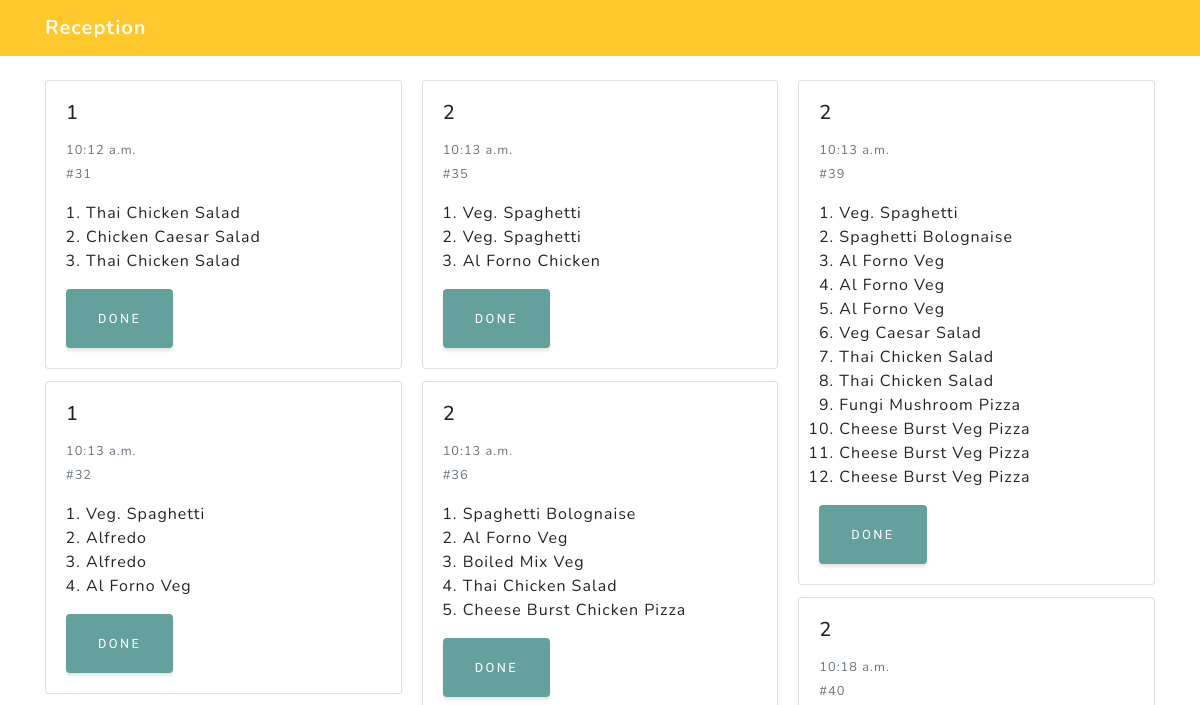
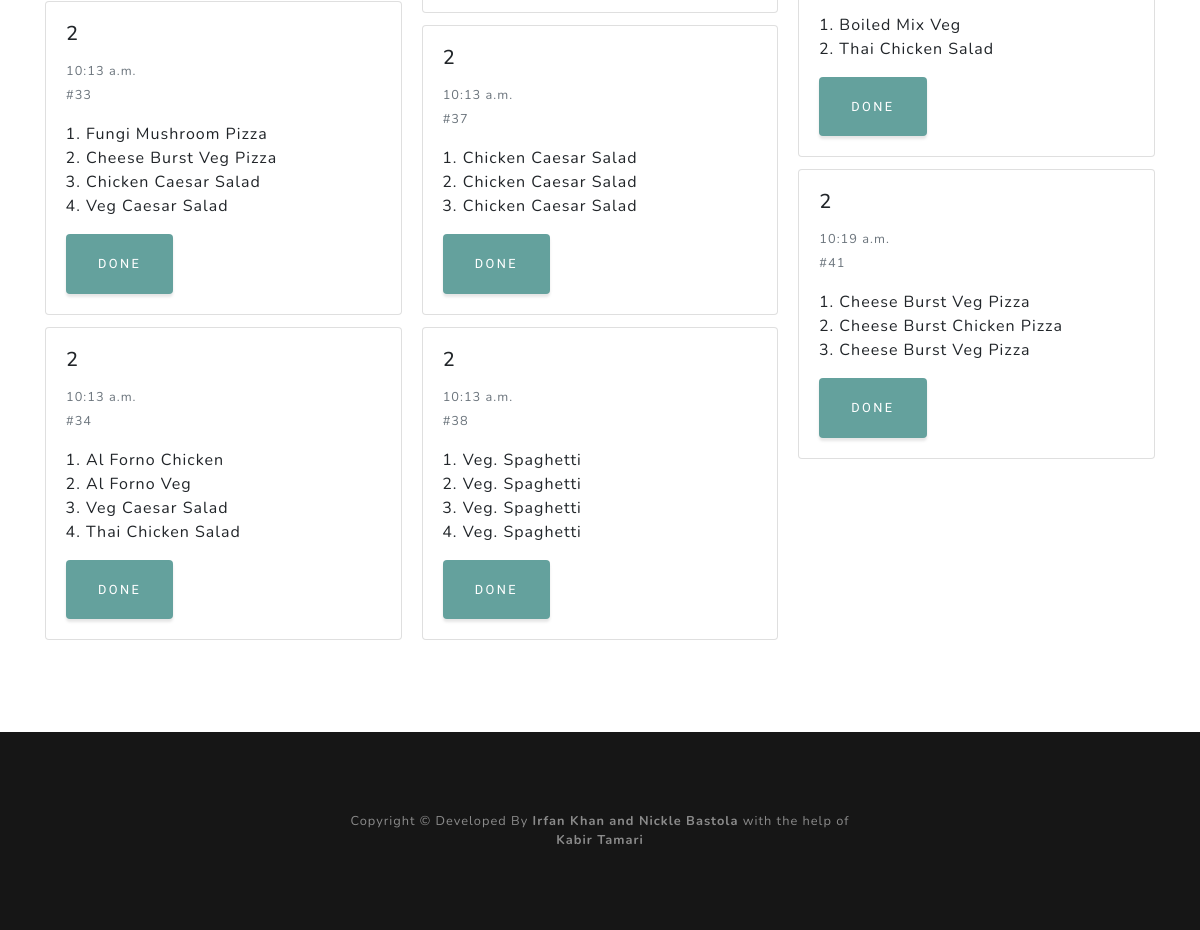
The app's page /reception, older data (2 pictures, top to bottom).
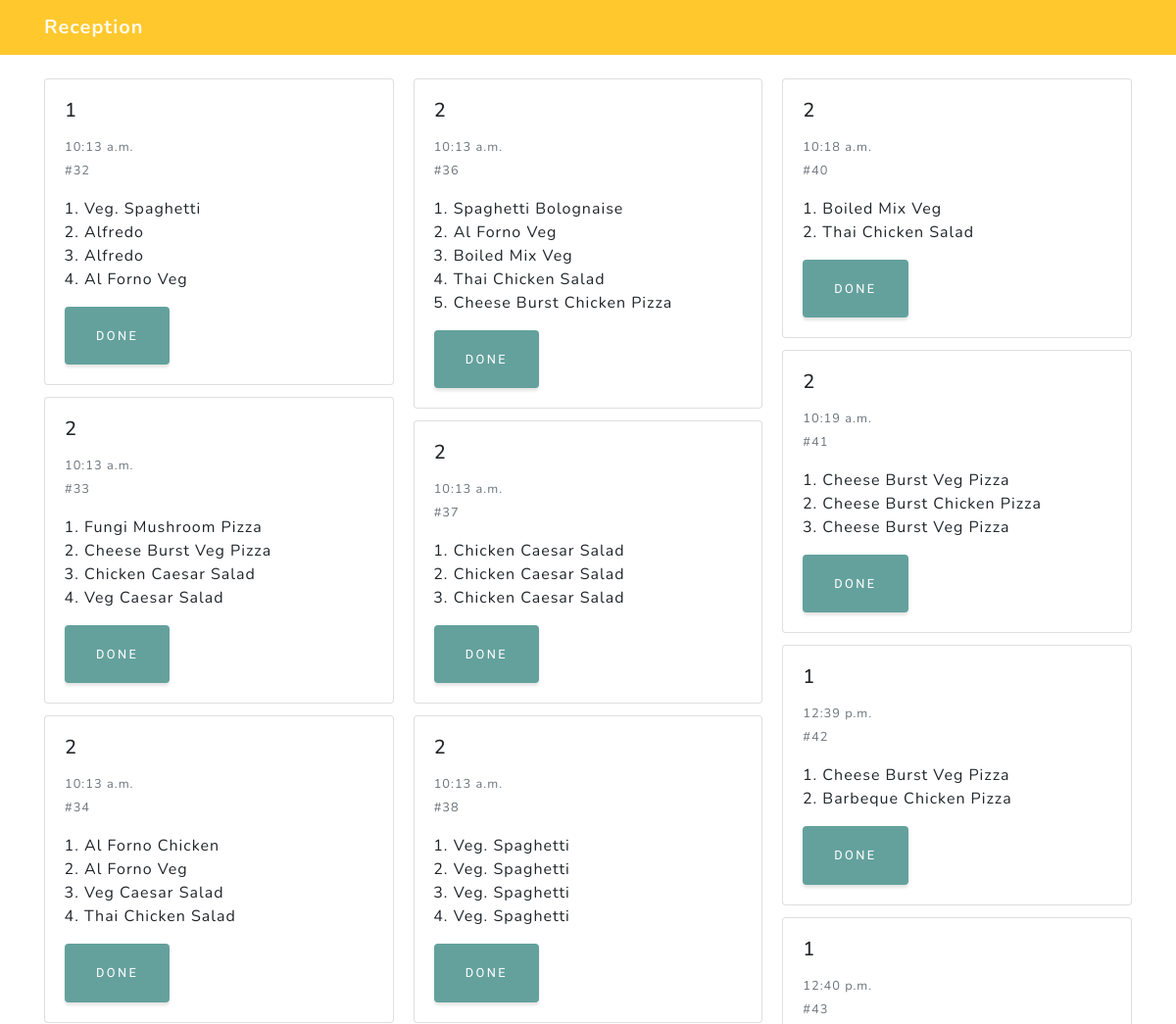
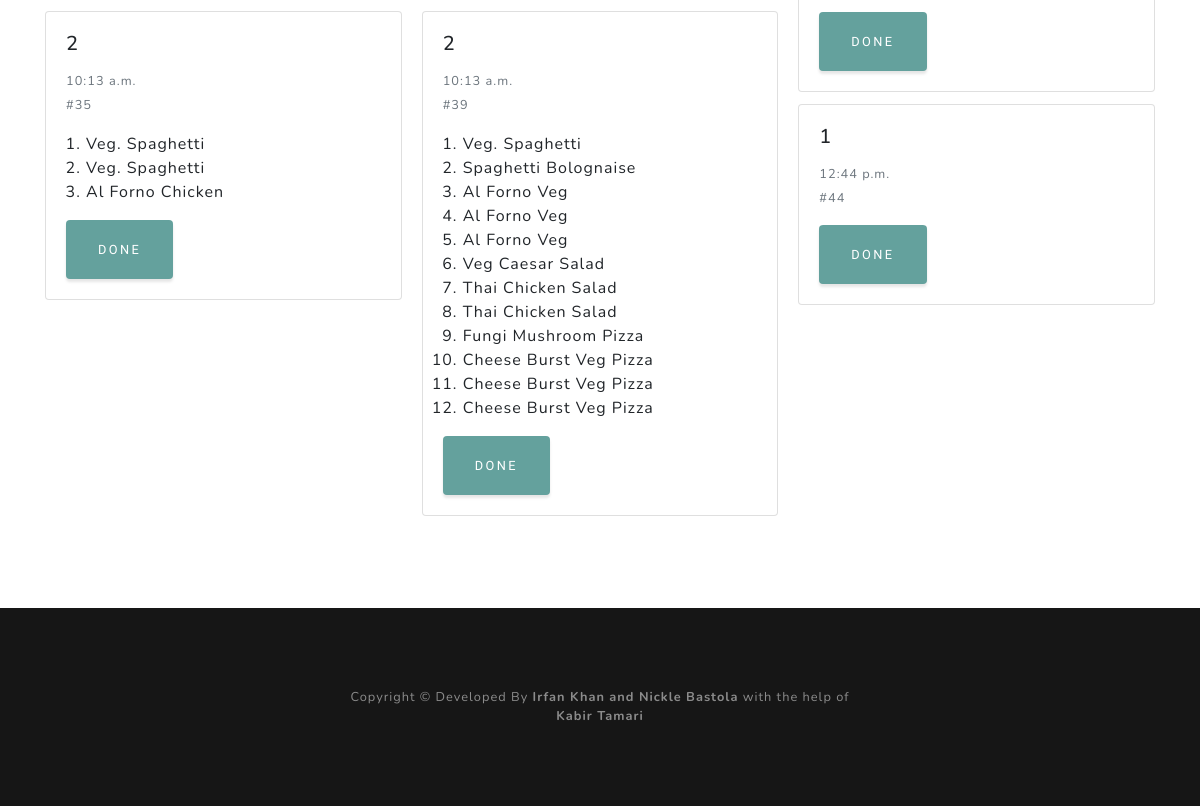
The same page, newer data (2 pictures, top to bottom).
### menu/models.py (models this page shows, shortened)
class Order(models.Model):
	is_done = models.BooleanField(default=False)
	timestamp = models.DateTimeField(default=timezone.now)
	table_number = models.ForeignKey(Table, blank = True, null = True, on_delete = models.SET_NULL)

class FoodItem(models.Model):
	name = models.CharField(max_length = 200)
	food_type = models.ForeignKey(FoodType, on_delete = models.CASCADE,null = True)
	price = models.PositiveIntegerField(default = 100)
	is_active = models.BooleanField(default= True)

### reception/views.py (the view)
# urls.py: path('', views.get_order, name='get order'),
def get_order(request):
    orders = Order.objects.all()
    response = {'order':[]}
    for order in orders:
        json_order = {'name':[],'price':[],'id':int(order.id)}
        json_order['table_number'] = str(order.table_number)
        json_order['timestamp'] = order.timestamp
        if not order.is_done:
            ordered_items = OrderedItem.objects.all().filter(order = order)
            for ordered_item in ordered_items:
                json_order['name'].append(ordered_item.food_item.name)
                json_order['price'].append(ordered_item.food_item.price)
            response['order'].append(json_order)
    return render(request, 'reception/reception.html', {'orders': response})

### menu/models.py (called while the page is built)
	def __str__(self):
		return str(self.table_number)

### reception/templates/reception/reception.html (shortened to what this page needs)
{% extends 'base.html' %}
{% block content %}
<body>
      <nav class="navbar navbar-light fixed-top navbar-noscroll" id="mainNav">
          <div class="container">
            <a class="navbar-brand js-scroll-trigger" href="#page-top">Reception</a>
            </div>
        </nav>
<div class="container">
    <div class="card-columns" style="padding-top:80px; padding-bottom:80px;">
    {% for order in orders.order %}
      <div class="card">
        <div class="card-body">
         <h5 class="card-title">{{ order.table_number }}</h5>
         <p class="card-text"><small class="text-muted" >{{ order.timestamp | time }} <br> #{{ order.id }}</small></p>
         <ol style="padding-left:20px">
            {% for name in order.name %}
            <li>{{ name }}</li>
            {% endfor %}
            </ol>
            <button type="button" class="btn btn-primary" onclick="done({{ order.id }})" data-target="#exampleModal">
                Done
              </button>
        </div>
      </div>
      {% endfor %}
      </div>
    </div>
  </body>
{% endblock %}

Row changes from the older to the newer data that the page shows:
no longer on this page (row edited): Order: timestamp "10:12 a.m."
added Order: timestamp "12:39 p.m."
now on this page (row unchanged): FoodItem: name "Barbeque Chicken Pizza"
added Order: timestamp "12:40 p.m."
added Order: timestamp "12:44 p.m."
Text that changed along with them:
new list line: "1 # 42 DONE"
new list line: "Cheese Burst Veg Pizza"
new list line: "1 # 43 DONE"
new list line: "1 # 44 DONE"
list line gone: "1 # 31 DONE"
list line gone: "Thai Chicken Salad Thai Chicken Salad"
list line gone: "Chicken Caesar Salad"
